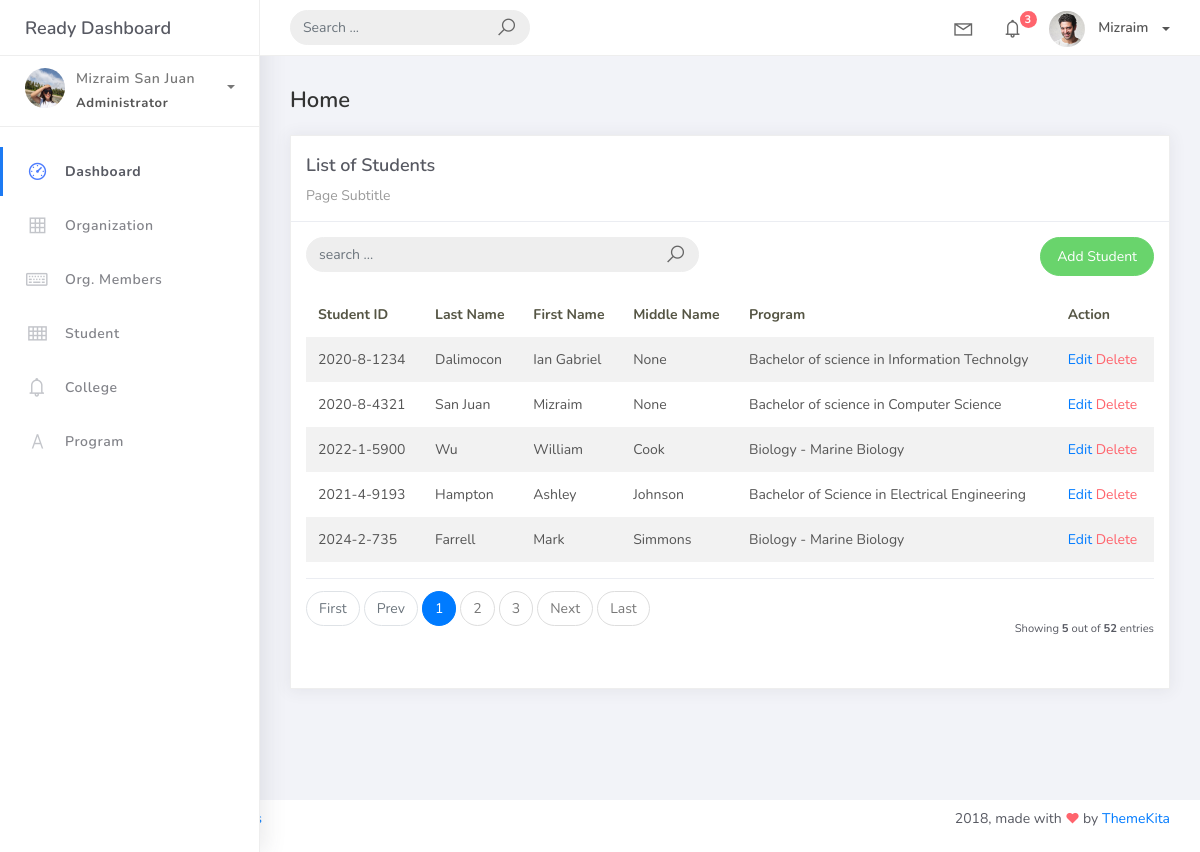
Screenshot of /student_list with the database file from the repository.
### studentorg/models.py (models this page shows, shortened)
class BaseModel (models.Model):
    created_at = models.DateTimeField(auto_now_add=True, db_index=True)
    updated_at = models.DateTimeField (auto_now=True)
    class Meta:
        abstract = True

class Student(BaseModel):
    student_id = models.CharField (max_length=15)
    lastname = models.CharField (max_length=25)
    firstname = models.CharField (max_length=25)
    middlename = models.CharField (max_length=25, blank=True, null=True)
    program = models.ForeignKey(Program, on_delete=models.CASCADE)

class Program(BaseModel):
    prog_name = models.CharField(max_length=150)
    college = models.ForeignKey (College, on_delete=models.CASCADE)
    def __str__(self):
        return self.prog_name

### studentorg/views.py (the view, shortened to what this page needs)
# urls.py: path('student_list', StudentList.as_view(), name='student-list'),
class StudentList(ListView):
    model = Student
    context_object_name = 'home'
    template_name = 'student_list.html'
    paginate_by = 5
    def get_queryset(self, *args, **kwargs):
        qs = super(StudentList, self).get_queryset(*args, **kwargs)
        return qs

### templates/student_list.html
{% extends 'base.html' %}
{% load static %}
{% block content %}
<div class="content">
    <div class="container-fluid">
        <h4 class="page-title">Home</h4>
        <div class="row">
            <div class="col-md-12">
                <div class="card">
                    <div class="card-header">
                        <div class="card-title">List of Students</div>
                        <div class="card-category">Page Subtitle</div>
                    </div>
                    <div class="card-body">
                        <div class="row">
                            <div class="col-md-6">
                                <form class="navbar-left navbar-form nav-search mr-md-3" action="{% url 'student-list' %}">
                                    <div class="input-group">
                                        <input type="text" placeholder="search ..." class="form-control" name="q"/>
                                        <div class="input-group-append">
                                            <span class="input-group-text">
                                                <i class="la la-search search-icon"></i>
                                            </span>
                                        </div>
                                    </div>
                                </form>
                            </div>
                            <div class="col-md-6">
                                <div class="pull-right">
                                    <a href="{% url 'student-add' %}" class="btn btn-success btn-rounded">Add Student</a>
                                </div>
                            </div>
                        </div>
                        <table class="table table-striped mt-3">
                            <thead>
                                <tr>
                                    <th scope="col">Student ID</th>
                                    <th scope="col">Last Name</th>
                                    <th scope="col">First Name</th>
                                    <th scope="col">Middle Name</th>
                                    <th scope="col">Program</th>
                                    <th scope="col">Action</th>
                                </tr>
                            </thead>
                            <tbody>
                                {% for object in object_list %}
                                <tr>
                                    <td>{{ object.student_id }}</td>
                                    <td>{{ object.lastname }}</td>
                                    <td>{{ object.firstname }}</td>
                                    <td>{{ object.middlename }}</td>
                                    <td>{{ object.program }}</td>
                                    <td>
                                        <a href="student_list/{{ object.id}}">Edit</a>
                                        <a href="student_list/{{ object.id }}/delete" class="text-danger">Delete</a>
                                    </td>
                                </tr>
                                {% empty %}
                                <tr>
                                    <td colspan="4" style="text-align: center">
                                    <p class="text-sm font-weight-bold mb-0">No Records Found</p>
                                    </td>
                                </tr>
                                {% endfor %}
                            </tbody>
                        </table>
                        {% include 'includes/pagination.html' %}
                    </div>
                </div>
            </div>
        </div>
    </div>
</div>
{% endblock %}

### rows the page displays
Student: student_id "2020-8-1234", lastname "Dalimocon", firstname "Ian Gabriel", middlename "None", program "Bachelor of science in Information Technolgy"
Student: student_id "2020-8-4321", lastname "San Juan", firstname "Mizraim", middlename "None", program "Bachelor of science in Computer Science"
Student: student_id "2022-1-5900", lastname "Wu", firstname "William", middlename "Cook", program "Biology - Marine Biology"
Student: student_id "2021-4-9193", lastname "Hampton", firstname "Ashley", middlename "Johnson", program "Bachelor of Science in Electrical Engineering"
Student: student_id "2024-2-735", lastname "Farrell", firstname "Mark", middlename "Simmons", program "Biology - Marine Biology"

### other values shown
{{ page_num }} "1"
{{ page_num }} "2" "3"
{{ object_list.count }} "5"
{{ paginator.count }} "52"
